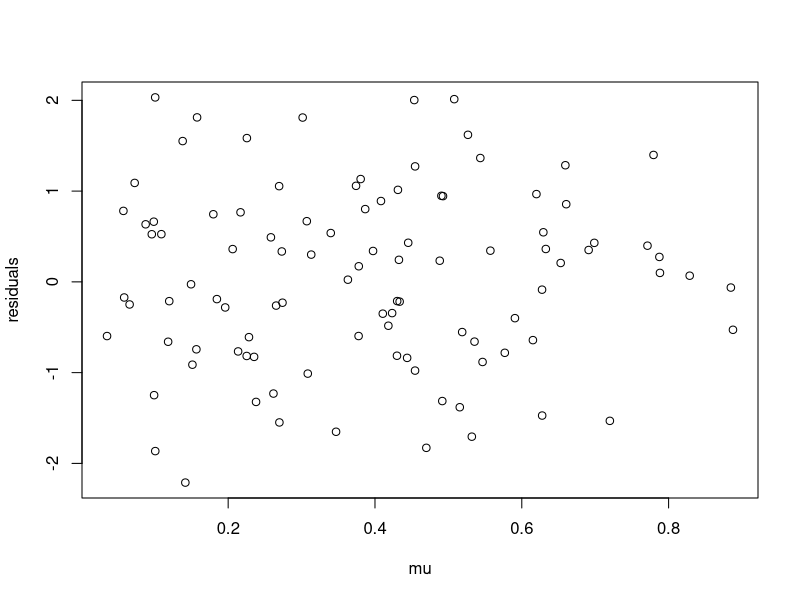
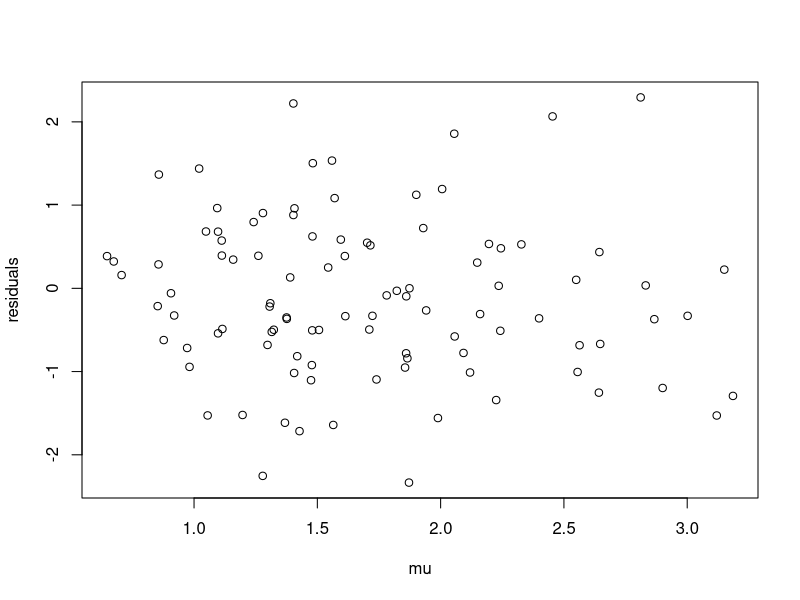
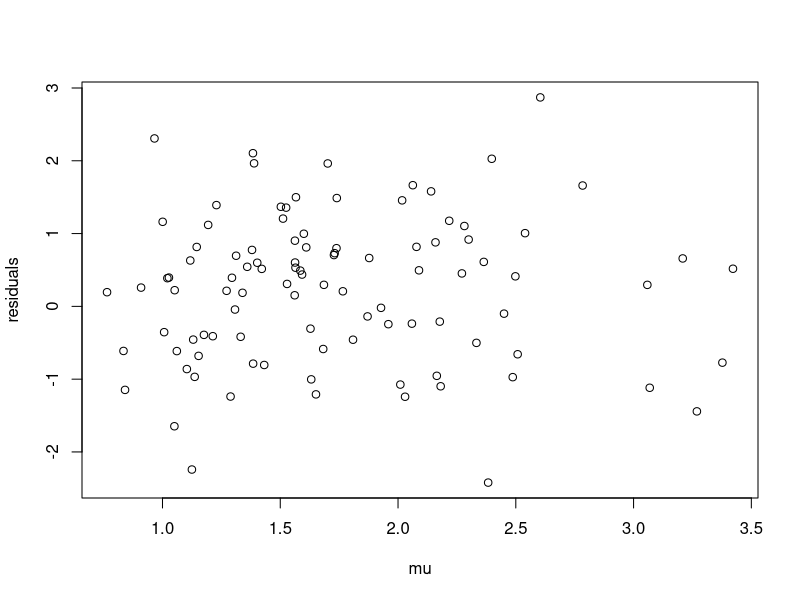

These charts were generated, in order, by the following R code:
library(tidyverse)

# Milagro Chen
# 21066922

my_qres <- function(Y,mu,distribution,m=NULL,k=NULL,make.plot=FALSE){
  if (distribution == 'binom'){
    a <- pbinom(round(Y*m)-1,m, mu)
    b <- pbinom(round(Y*m),m, mu)
  }
  
  if (distribution == 'pois'){
    a <- ppois(Y-1, mu)
    b <- ppois(Y, mu)
  }
  
  if (distribution == 'nbinom'){
    a <- pnbinom(q=Y-1,size=k,mu=mu)
    b <- pnbinom(q=Y,size=k, mu=mu)
  }
  
  u <- runif(length(mu), a, b)
  residuals <- qnorm(u)
  if (make.plot){
    plot(mu,residuals)
  }
  return(residuals)
}


# binomial
n <- 100
m <- sample(10:30,n,replace=TRUE)
x1 <- rnorm(n)
x2 <- rnorm(n)
mu <- plogis(-0.5 + 0.8*x1 - 0.5*x2)
Y <- rbinom(n,size=m,prob=mu)/m
my_qres(Y,mu,'binom',m,k=NULL,make.plot=TRUE)

# poisson
n <- 100
x1 <- rnorm(n)
x2 <- rnorm(n)
mu <- exp(0.5 + 0.3*x1 - 0.2*x2)
Y <- rpois(n,lambda=mu)
my_qres(Y,mu,'pois',m=NULL,k=NULL,make.plot=TRUE)

# negative binomial
n <- 100
k <- 3
x1 <- rnorm(n)
x2 <- rnorm(n)
mu <- exp(0.5 + 0.3*x1 - 0.2*x2)
Y <- rnbinom(n,size=k,mu=mu)
my_qres(Y,mu,'nbinom',m=NULL,k,make.plot=TRUE)
